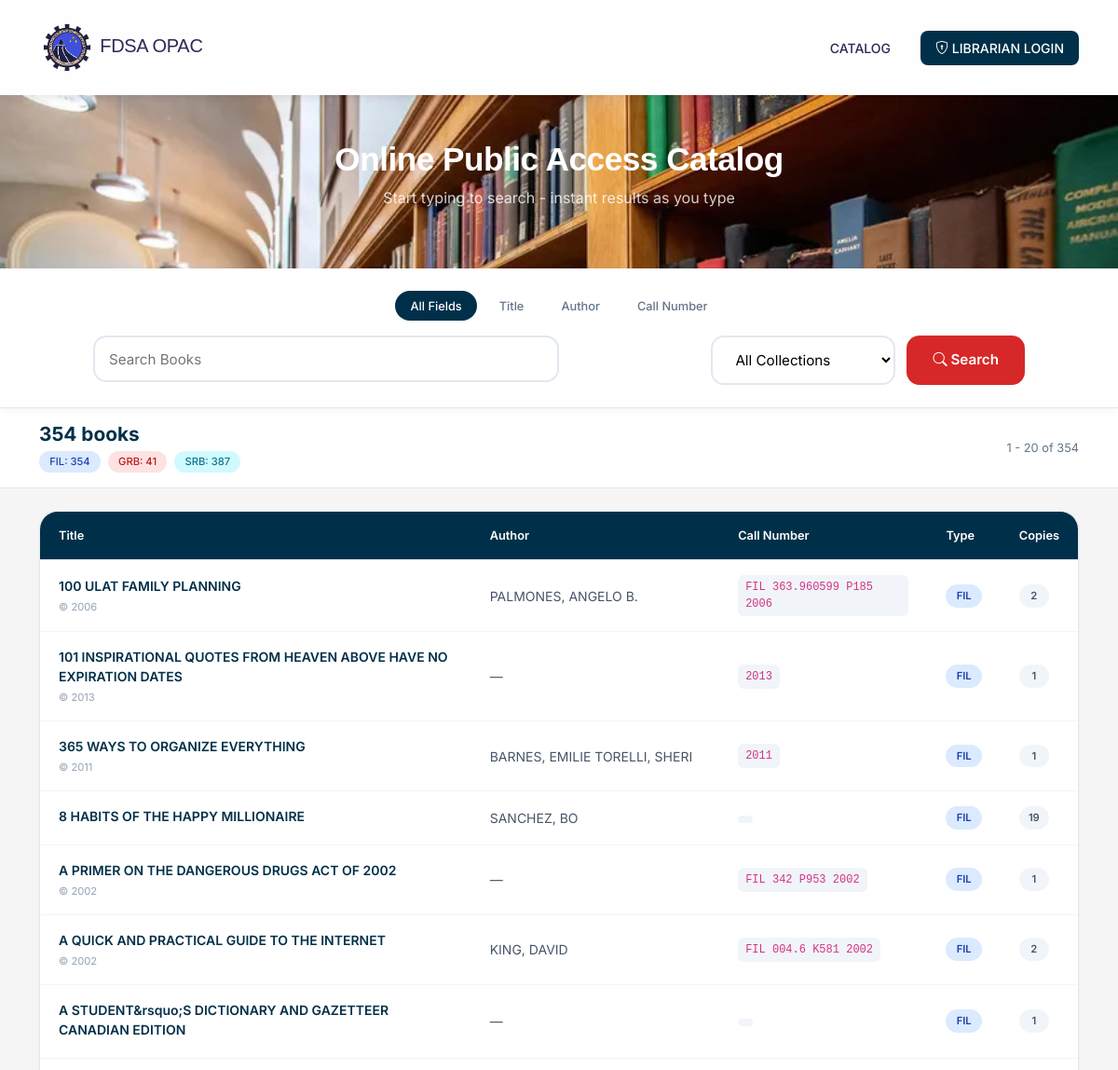
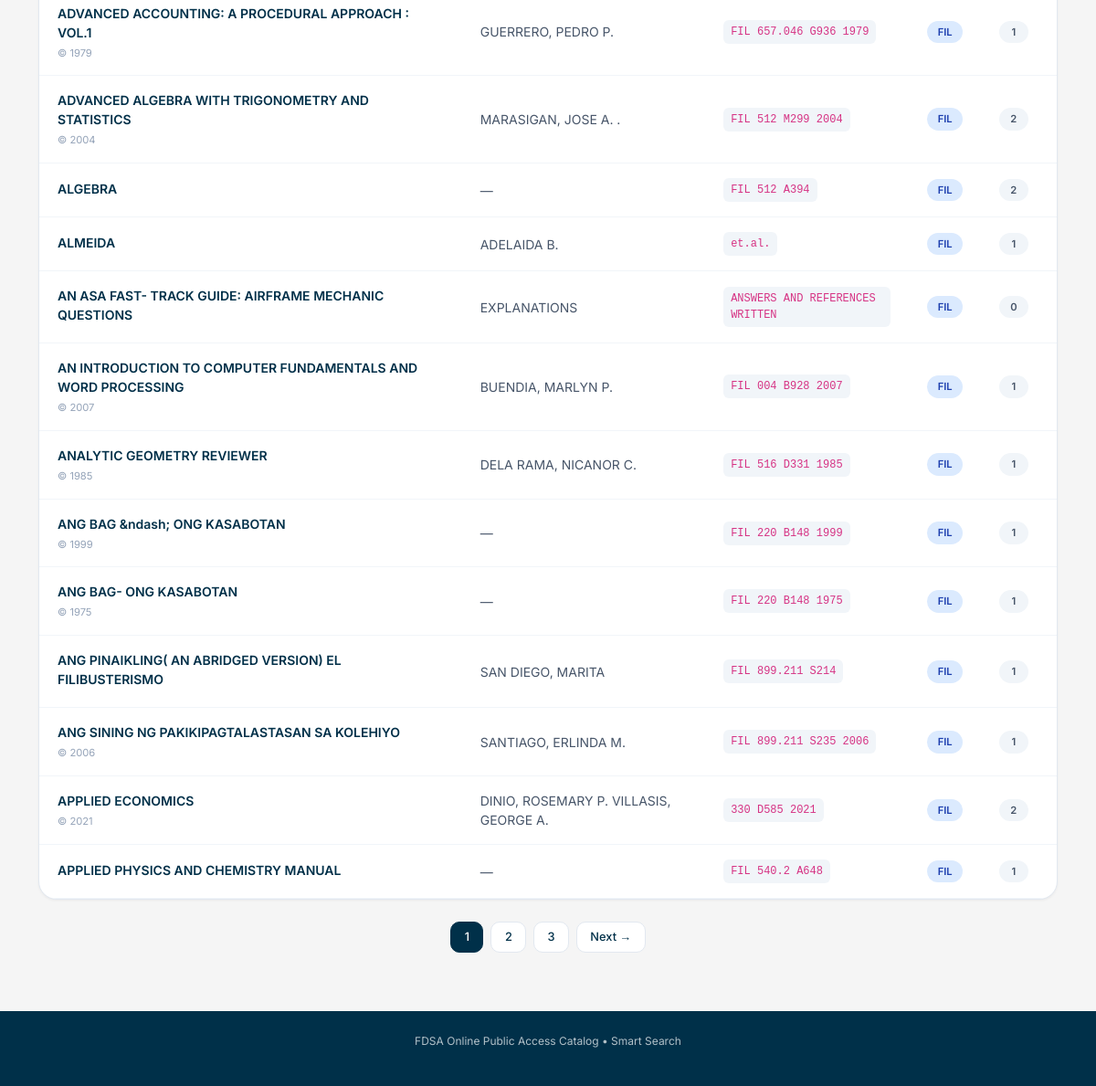
The app's page /index.php?book_type=FIL with its own data (2 pictures, top to bottom).
### tables this page shows
CREATE TABLE `books` (
  `id` int(11) NOT NULL,
  `title` varchar(500) NOT NULL,
  `author` varchar(300) NOT NULL,
  `call_number` varchar(200) NOT NULL,
  `copies` int(11) DEFAULT 1,
  `book_type` varchar(20) DEFAULT 'FIL',
  `year_published` varchar(20) DEFAULT NULL,
  `created_at` timestamp NOT NULL DEFAULT current_timestamp()
);

### config/database.php (called while the page is built, shortened)
<?php
function isLoggedIn() {
    return isset($_SESSION['admin_id']) && isset($_SESSION['admin_username']);
}
?>

### index.php (the view, shortened to what this page needs)
<?php
require_once 'config/database.php';
$book_type = isset($_GET['book_type']) ? $_GET['book_type'] : 'all';
$page = isset($_GET['page']) ? (int)$_GET['page'] : 1;
$limit = 20;
$offset = ($page - 1) * $limit;
$where_conditions = [];
$params = [];
$types = "";
if ($book_type !== 'all') {
    $where_conditions[] = "book_type = ?";
    $params[] = $book_type;
    $types .= "s";
}
$where_clause = "";
if (count($where_conditions) > 0) {
    $where_clause = "WHERE " . implode(" AND ", $where_conditions);
}
$count_sql = "SELECT COUNT(*) as total FROM books $where_clause";
$stmt = $conn->prepare($count_sql);
if (count($params) > 0) {
    $stmt->bind_param($types, ...$params);
}
$stmt->execute();
$total_result = $stmt->get_result();
$total_rows = $total_result->fetch_assoc()['total'];
$total_pages = ceil($total_rows / $limit);
$sql = "SELECT * FROM books $where_clause ORDER BY title LIMIT ? OFFSET ?";
$params[] = $limit;
$params[] = $offset;
$types .= "ii";
$stmt = $conn->prepare($sql);
$stmt->bind_param($types, ...$params);
$stmt->execute();
$result = $stmt->get_result();
$type_stats = [];
$type_sql = "SELECT book_type, COUNT(*) as count FROM books GROUP BY book_type";
$type_result = $conn->query($type_sql);
while ($row = $type_result->fetch_assoc()) {
    $type_stats[$row['book_type']] = $row['count'];
}
$isLoggedIn = isLoggedIn();
?>
<!DOCTYPE html>
<html lang="en">
<head>
    <link href="https://cdn.jsdelivr.net/npm/bootstrap@5.1.3/dist/css/bootstrap.min.css" rel="stylesheet">
    <link rel="stylesheet" href="https://cdn.jsdelivr.net/npm/bootstrap-icons@1.8.1/font/bootstrap-icons.css">
</head>
<body>
<nav class="navbar">
    <div class="container">
        <a class="navbar-brand" href="index.php">
            <img src="./img/logo.png" class="log" alt=""> FDSA OPAC
        </a>
        <div class="d-flex align-items-center gap-3">
            <a class="nav-link d-inline-block" href="index.php">Catalog</a>
            <?php if ($isLoggedIn): ?>
    <div class="user-info">
        <span class="nav-link" style="cursor: default;">
            <i class="bi bi-person-circle"></i> <?php echo htmlspecialchars($_SESSION['admin_fullname'] ?? $_SESSION['admin_username']); ?>
            <span class="admin-badge">Admin</span>
        </span>
        <button class="nav-link" style="background: none; border: none;" onclick="openAddModal()">
            <i class="bi bi-plus-circle"></i> Add Book
        </button>
        <a href="import_word.php" class="nav-link">
            <i class="bi bi-file-earmark-word"></i> Import Books
        </a>
        <button onclick="openLogoutModal()" class="nav-link logout-btn" style="background: none; border: none;">
            <i class="bi bi-box-arrow-right"></i> Logout
        </button>
    </div>
<?php else: ?>
    <a href="login.php" class="nav-link login-btn">
        <i class="bi bi-shield-lock"></i> Librarian Login
    </a>
<?php endif; ?>
        </div>
    </div>
</nav>
<div class="hero">
    <div class="container">
        <h1>Online Public Access Catalog</h1>
        <p>Start typing to search - instant results as you type</p>
    </div>
</div>
<div class="search-section">
    <div class="container">
        <div class="search-card">
            <div class="search-options">
                <button type="button" class="search-option-btn active" data-field="all">All Fields</button>
                <button type="button" class="search-option-btn" data-field="title">Title</button>
                <button type="button" class="search-option-btn" data-field="author">Author</button>
                <button type="button" class="search-option-btn" data-field="call_number">Call Number</button>
            </div>
            <div class="search-input-group">
                <div class="search-input-wrapper" style="flex: 2; position: relative;">
                    <input type="text" id="smart_search" class="search-input" placeholder="Search Books" autocomplete="off">
                </div>
                <select id="book_type_filter" class="search-select">
                    <option value="all">All Collections</option>
                </select>
                <button id="search_btn" class="search-btn">
                    <i class="bi bi-search"></i> Search
                </button>
            </div>
        </div>
    </div>
</div>
<div id="stats_section" class="stats-section">
    <div class="container">
        <div class="stats-grid">
            <div class="stats-info">
                <h2 id="total_books"><?php echo number_format($total_rows); ?> books</h2>
                <div class="type-badges" id="type_badges">
                    <?php foreach ($type_stats as $type => $count): ?>
                    <span class="type-badge <?php echo $type; ?>"><?php echo $type; ?>: <?php echo $count; ?></span>
                    <?php endforeach; ?>
                </div>
            </div>
            <div class="stats-count" id="result_range">
                <?php echo $offset + 1; ?> - <?php echo min($offset + $limit, $total_rows); ?> of <?php echo $total_rows; ?>
            </div>
        </div>
    </div>
</div>
<div class="books-container">
    <div class="container">
        <div id="results_container">
            <div class="books-table-wrapper">
                <table class="books-table">
                    <thead>
                        <tr>
                            <th>Title</th>
                            <th>Author</th>
                            <th>Call Number</th>
                            <th>Type</th>
                            <th>Copies</th>
                        </tr>
                    </thead>
                    <tbody id="books_tbody">
                        <?php if ($result->num_rows > 0): ?>
                            <?php while ($row = $result->fetch_assoc()): ?>
                            <tr>
                                <td>
                                    <div class="book-title"><?php echo htmlspecialchars($row['title']); ?></div>
                                    <?php if ($row['year_published']): ?>
                                        <div class="book-year">© <?php echo htmlspecialchars($row['year_published']); ?></div>
                                    <?php endif; ?>
                                </td>
                                <td class="book-author"><?php echo htmlspecialchars($row['author']) ?: '—'; ?></td>
                                <td><code class="call-number"><?php echo htmlspecialchars($row['call_number']); ?></code></td>
                                <td><span class="book-type-badge <?php echo $row['book_type']; ?>"><?php echo $row['book_type']; ?></span></td>
                                <td><span class="copies-count"><?php echo $row['copies']; ?></span></td>
                            </tr>
                            <?php endwhile; ?>
                        <?php endif; ?>
                    </tbody>
                </table>
            </div>
            <div id="pagination_container" class="pagination-container">
                <?php if ($total_pages > 1): ?>
                    <?php
                    $start = max(1, $page - 2);
                    $end = min($total_pages, $page + 2);
                    for ($i = $start; $i <= $end; $i++):
                    ?>
                    <button onclick="goToPage(<?php echo $i; ?>)" class="pagination-btn <?php echo $i == $page ? 'active' : ''; ?>"><?php echo $i; ?></button>
                    <?php endfor; ?>
                    <?php if ($page < $total_pages): ?>
                    <button onclick="goToPage(<?php echo $page+1; ?>)" class="pagination-btn">Next →</button>
                    <?php endif; ?>
                <?php endif; ?>
            </div>
        </div>
    </div>
</div>
<div class="footer">
    <div class="container">
        <p>FDSA Online Public Access Catalog • Smart Search</p>
    </div>
</div>
</body>
</html>

### records on screen
books: title "100 ULAT FAMILY PLANNING", year_published "2006", author "PALMONES, ANGELO B.", call_number "FIL 363.960599 P185 2006", book_type "FIL", copies "2"
books: title "101 INSPIRATIONAL QUOTES FROM HEAVEN ABOVE HAVE NO EXPIRATION DATES", year_published "2013", author "—", call_number "2013", book_type "FIL", copies "1"
books: title "365 WAYS TO ORGANIZE EVERYTHING", year_published "2011", author "BARNES, EMILIE TORELLI, SHERI", call_number "2011", book_type "FIL", copies "1"
books: title "8 HABITS OF THE HAPPY MILLIONAIRE", author "SANCHEZ, BO", book_type "FIL", copies "19"
books: title "A PRIMER ON THE DANGEROUS DRUGS ACT OF 2002", year_published "2002", author "—", call_number "FIL 342 P953 2002", book_type "FIL", copies "1"
books: title "A QUICK AND PRACTICAL GUIDE TO THE INTERNET", year_published "2002", author "KING, DAVID", call_number "FIL 004.6 K581 2002", book_type "FIL", copies "2"
books: title "A STUDENT&rsquo;S DICTIONARY AND GAZETTEER CANADIAN EDITION", author "—", book_type "FIL", copies "1"
books: title "ADVANCED ACCOUNTING: A PROCEDURAL APPROACH : VOL.1", year_published "1979", author "GUERRERO, PEDRO P.", call_number "FIL 657.046 G936 1979", book_type "FIL", copies "1"
books: title "ADVANCED ALGEBRA WITH TRIGONOMETRY AND STATISTICS", year_published "2004", author "MARASIGAN, JOSE A. .", call_number "FIL 512 M299 2004", book_type "FIL", copies "2"
books: title "ALGEBRA", author "—", call_number "FIL 512 A394", book_type "FIL", copies "2"
books: title "ALMEIDA", author "ADELAIDA B.", call_number "et.al.", book_type "FIL", copies "1"
books: title "AN ASA FAST- TRACK GUIDE: AIRFRAME MECHANIC QUESTIONS", author "EXPLANATIONS", call_number "ANSWERS AND REFERENCES WRITTEN", book_type "FIL", copies "0"
books: title "AN INTRODUCTION TO COMPUTER FUNDAMENTALS AND WORD PROCESSING", year_published "2007", author "BUENDIA, MARLYN P.", call_number "FIL 004 B928 2007", book_type "FIL", copies "1"
books: title "ANALYTIC GEOMETRY REVIEWER", year_published "1985", author "DELA RAMA, NICANOR C.", call_number "FIL 516 D331 1985", book_type "FIL", copies "1"
books: title "ANG BAG &ndash; ONG KASABOTAN", year_published "1999", author "—", call_number "FIL 220 B148 1999", book_type "FIL", copies "1"
books: title "ANG BAG- ONG KASABOTAN", year_published "1975", author "—", call_number "FIL 220 B148 1975", book_type "FIL", copies "1"
books: title "ANG PINAIKLING( AN ABRIDGED VERSION) EL FILIBUSTERISMO", author "SAN DIEGO, MARITA", call_number "FIL 899.211 S214", book_type "FIL", copies "1"
books: title "ANG SINING NG PAKIKIPAGTALASTASAN SA KOLEHIYO", year_published "2006", author "SANTIAGO, ERLINDA M.", call_number "FIL 899.211 S235 2006", book_type "FIL", copies "1"
books: title "APPLIED ECONOMICS", year_published "2021", author "DINIO, ROSEMARY P. VILLASIS, GEORGE A.", call_number "330 D585 2021", book_type "FIL", copies "2"
books: title "APPLIED PHYSICS AND CHEMISTRY MANUAL", author "—", call_number "FIL 540.2 A648", book_type "FIL", copies "1"

### other values on screen
$total_rows "354"
$type "FIL"
$count "354"
$type "GRB"
$count "41"
$type "SRB"
$count "387"
$offset + 1 "1"
min($offset + $limit, $total_rows) "20"
